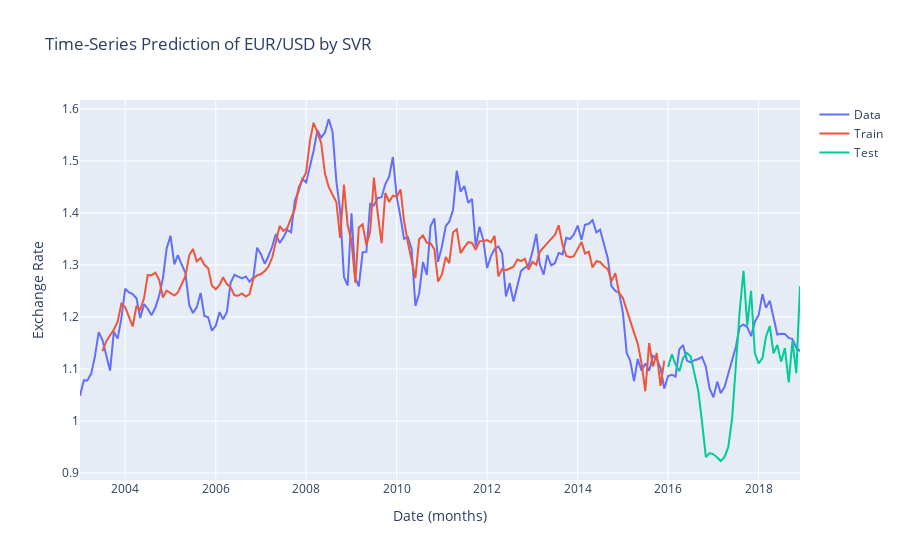

The code cell stored with this chart in its notebook:
### Code cell
trace1 = go.Scatter(
    x = date_range,
    y = eur_usd.exchange,
    mode = 'lines',
    name = 'Data'
)
trace2 = go.Scatter(
    x = train_dates,
    y = train_pred_svr,
    mode = 'lines',
    name = 'Train'
)
trace3 = go.Scatter(
    x = test_dates,
    y = test_pred_svr,
    mode = 'lines',
    name = 'Test'
)
layout = go.Layout(
    title = "Time-Series Prediction of EUR/USD by SVR" ,
    xaxis = {'title' : "Date (months)"},
    yaxis = {'title' : "Exchange Rate"}
)
fig = go.Figure(data=[trace1, trace2, trace3], layout=layout)
fig.show()

### Figure 1 — Plotly figure (JSON) as saved in the notebook; plotly's stock layout.template omitted (floating-point values rounded to 4 significant figures; data arrays with more than 128 entries replaced by an {"elided": "..."} marker saying what was removed)
{"data": [{"mode": "lines", "name": "Data", "type": "scatter", "x": {"elided": "193 str values"}, "y": {"elided": "192 float values"}}, {"mode": "lines", "name": "Train", "type": "scatter", "x": {"elided": "150 str values"}, "y": {"elided": "150 float values"}}, {"mode": "lines", "name": "Test", "type": "scatter", "x": ["2016-01-01T00:00:00", "2016-02-01T00:00:00", "2016-03-01T00:00:00", "2016-04-01T00:00:00", "2016-05-01T00:00:00", "2016-06-01T00:00:00", "2016-07-01T00:00:00", "2016-08-01T00:00:00", "2016-09-01T00:00:00", "2016-10-01T00:00:00", "2016-11-01T00:00:00", "2016-12-01T00:00:00", "2017-01-01T00:00:00", "2017-02-01T00:00:00", "2017-03-01T00:00:00", "2017-04-01T00:00:00", "2017-05-01T00:00:00", "2017-06-01T00:00:00", "2017-07-01T00:00:00", "2017-08-01T00:00:00", "2017-09-01T00:00:00", "2017-10-01T00:00:00", "2017-11-01T00:00:00", "2017-12-01T00:00:00", "2018-01-01T00:00:00", "2018-02-01T00:00:00", "2018-03-01T00:00:00", "2018-04-01T00:00:00", "2018-05-01T00:00:00", "2018-06-01T00:00:00", "2018-07-01T00:00:00", "2018-08-01T00:00:00", "2018-09-01T00:00:00", "2018-10-01T00:00:00", "2018-11-01T00:00:00", "2018-12-01T00:00:00"], "y": [1.104, 1.128, 1.108, 1.096, 1.121, 1.131, 1.125, 1.089, 1.057, 0.998, 0.9307, 0.9385, 0.9361, 0.93, 0.9231, 0.931, 0.9499, 1.005, 1.111, 1.212, 1.289, 1.183, 1.251, 1.131, 1.111, 1.121, 1.162, 1.183, 1.13, 1.146, 1.114, 1.14, 1.074, 1.154, 1.092, 1.259]}], "layout": {"title": {"text": "Time-Series Prediction of EUR/USD by SVR"}, "xaxis": {"title": {"text": "Date (months)"}}, "yaxis": {"title": {"text": "Exchange Rate"}}}}
